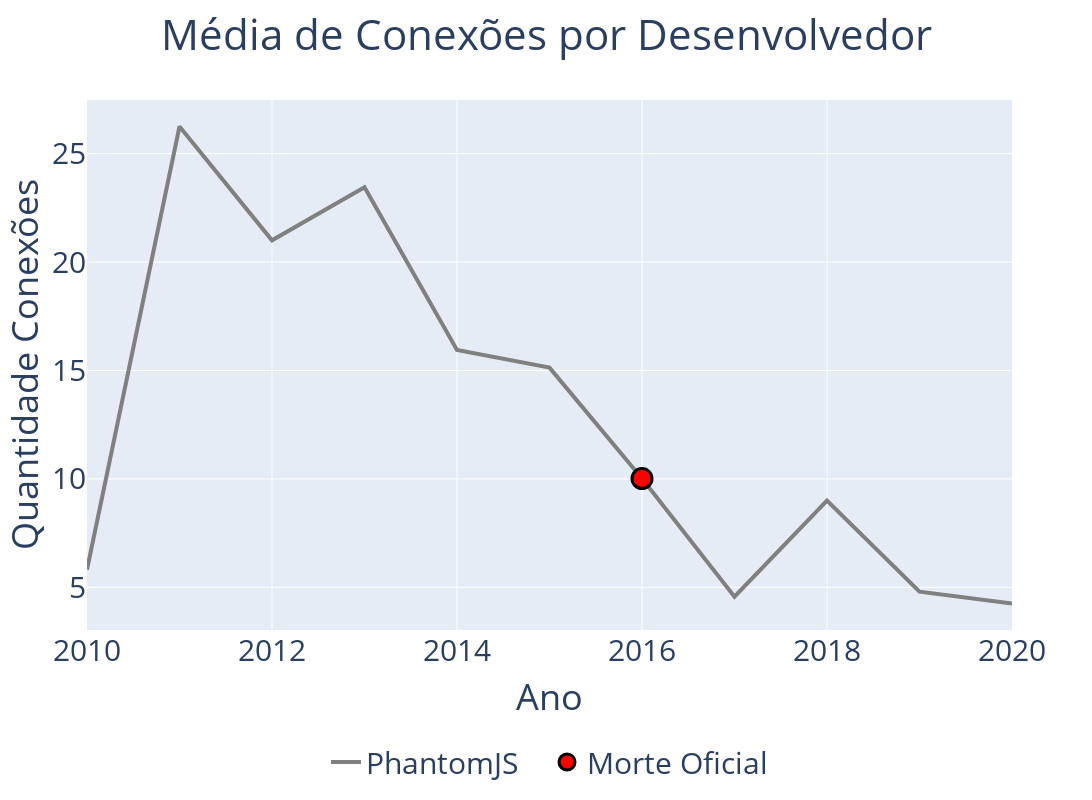

Notebook code for this chart:
### Code cell
#extrai os dados e define o padrão do layout
trace = go.Scatter(x = ano, 
                   y = graumedio, 
                   mode = 'lines', 
                   name = 'PhantomJS   ', 
                   line = dict(color = "gray", width = 4)
                   );

phantom_death = go.Scatter(
    x = ['2016'],
    y = [graumedio[6]],
    mode = 'markers',
    name = 'Morte Oficial',
    marker = {
        'size': 20,
        'line_color': 'black',
        'line_width': 3,
        'color': 'red',
    }
)

GraficoLinear(trace, [phantom_death], 'Ano', 'Quantidade Conexões', 'Média de Conexões por Desenvolvedor', y_range=[0, None])

### Figure 1 — Plotly figure (JSON) as saved in the notebook; plotly's stock layout.template omitted (floating-point values rounded to 4 significant figures)
{"data": [{"line": {"color": "gray", "width": 4}, "mode": "lines", "name": "PhantomJS   ", "type": "scatter", "x": [2010, 2011, 2012, 2013, 2014, 2015, 2016, 2017, 2018, 2019, 2020], "y": [5.818, 26.25, 21.0, 23.45, 15.94, 15.13, 10.02, 4.57, 9, 4.8, 4.255]}, {"marker": {"color": "red", "line": {"color": "black", "width": 3}, "size": 20}, "mode": "markers", "name": "Morte Oficial", "type": "scatter", "x": ["2016"], "y": [10.02]}], "layout": {"font": {"size": 30}, "height": 800, "legend": {"font": {"size": 30}, "orientation": "h", "x": 0.5, "xanchor": "center", "y": -0.2, "yanchor": "top"}, "title": {"text": "Média de Conexões por Desenvolvedor", "x": 0.5, "xanchor": "center"}, "width": 1700, "xaxis": {"title": {"text": "Ano"}}, "yaxis": {"range": [0, null], "title": {"text": "Quantidade Conexões"}}}}
